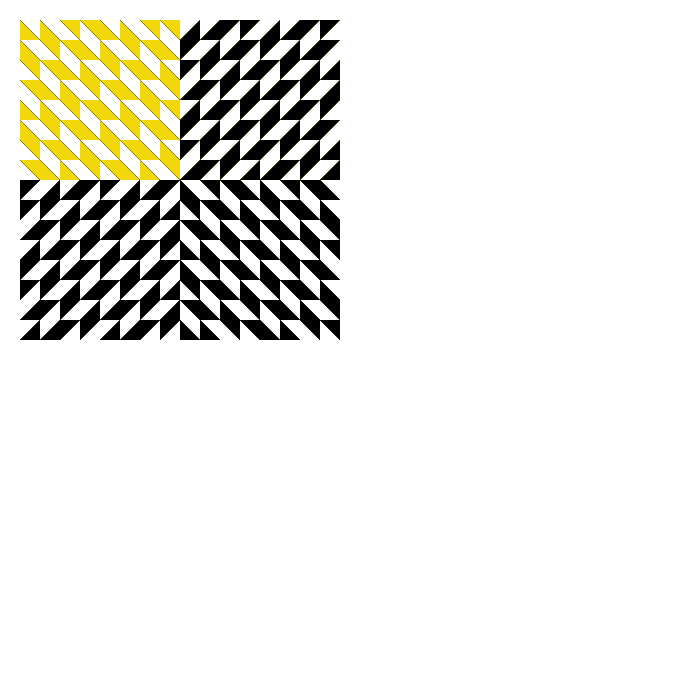
Frame 1 (no input)
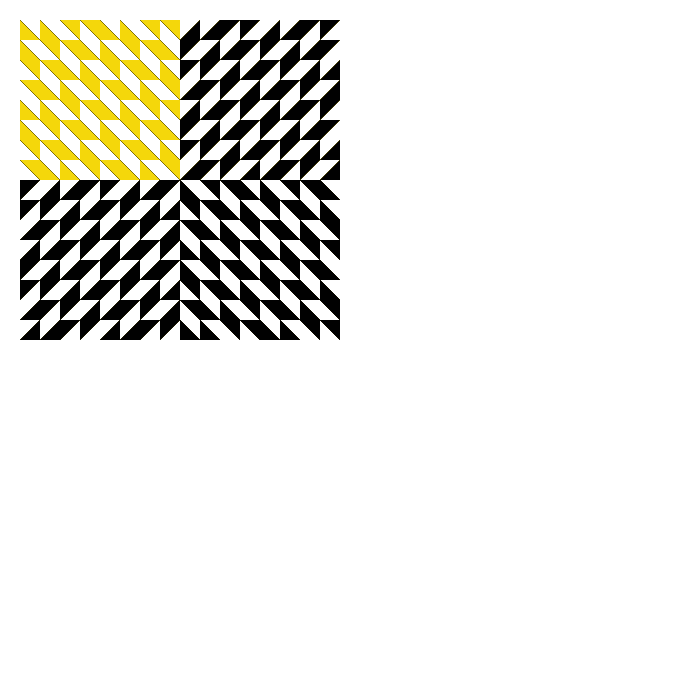
Frame 60 (no input)
Frame 120 (the mouse pressed at the canvas centre since frame 60): identical to frame 60, image omitted

The p5.js sketch that drew these frames (run headless with seeded random() and noise() and a simulated clock; from frame 60 on, the mouse is pressed at the canvas centre):

// p5.js sketch
// ── sketch.js
	var xloc = 20;
	var yloc = 20;
	var lado = 20;
	var posx = 0;
	var posy = 0;
	var a = 0;
	var b = 0;

	function setup() {
	  createCanvas(700, 700);
	  background(255);
	}

	function draw() {

	  for (var f = 1; f <= 4; f = f + 1) {
	    for (var c = 1; c <= 4; c = c + 1) {

	      if (f == 1 && c == 4) {
	        fill(244, 215, 11);
	        noStroke();
	      } else if (f == 2 && c == 3) {
	        fill(244, 215, 11);
	        noStroke();
	      } else if (f == 3 && c == 2) {
	        fill(244, 215, 11);
	        noStroke();
	      } else if (f == 4 && c == 1) {
	        fill(244, 215, 11);
	        noStroke();
	      } else {
	        fill(1);
	        noStroke();
	      }

	      if (c == 1) {
	        a = 1;
	        b = 1;
	        posx = xloc;
	        posy = yloc;
	      }

	      if (c == 2) {
	        a = 4;
	        b = 1;
	        posx = xloc + lado * 8;
	        posy = yloc;
	      }

	      if (c == 3) {
	        a = 3;
	        b = 2;
	        posx = xloc;
	        posy = yloc + lado * 8;
	      }

	      if (c == 4) {
	        a = 1;
	        b = 2;
	        posx = xloc + lado * 8;
	        posy = yloc + lado * 8;
	      }
	      var a1 = a;
	      var b1 = b;
	      var posxi = posx;
	      var posyi = posy;

	      for (var y = 0; y < 8; y = y + 1) {
	        for (var x = 0; x < 8; x = x + 1) {

	          if (a == 1) {
	            triangle(posx, posy,
	              posx, posy + lado,
	              posx + lado, posy + lado);

	            if (b == 2) {
	              a = 2;
	            }
	          } else if (a == 2) {

	            triangle(posx, posy,
	              posx + lado, posy,
	              posx + lado, posy + lado);

	            if (b == 2) {
	              a = 1;
	            }
	          } else if (a == 3) {

	            triangle(posx, posy,
	              posx, posy + lado,
	              posx + lado, posy);

	            if (b == 2) {
	              a = 4;
	            }
	          } else if (a == 4) {

	            triangle(posx, posy + lado,
	              posx + lado, posy,
	              posx + lado, posy + lado);

	            if (b == 2) {
	              a = 3;
	            }
	          }

	          posx = posx + lado;

	          if (b == 1) {
	            b = 2;
	          } else {
	            b = 1;
	          }
	        }
	        if (a1 == 1) {
	          if (b1 == 1) {

	            a = a1;
	            b = 2;
	            b1 = 2;
	          } else {

	            a1 = 2;
	            a = 2;
	            b = 1;
	            b1 = 1;
	          }
	        } else if (a1 == 2) {
	          if (b1 == 1) {

	            a = a1;
	            b = 2;
	            b1 = 2;
	          } else {

	            a1 = 1;
	            a = 1;
	            b = 1;
	            b1 = 1;
	          }
	        } else if (a1 == 3) {
	          if (b1 == 1) {

	            a1 = 4;
	            a = 4;
	            b = 2;
	            b1 = 2;
	          } else {

	            a = a1;
	            b = 1;
	            b1 = 1;
	          }
	        } else if (a1 == 4) {
	          if (b1 == 1) {

	            a1 = 3;
	            a = 3;
	            b = 2;
	            b1 = 2;
	          } else {

	            a = a1;
	            b = 1;
	            b1 = 1;
	          }
	        }
	        posx = posxi;
	        posy = posy + lado;
	      }
	    }
	  }
	}
